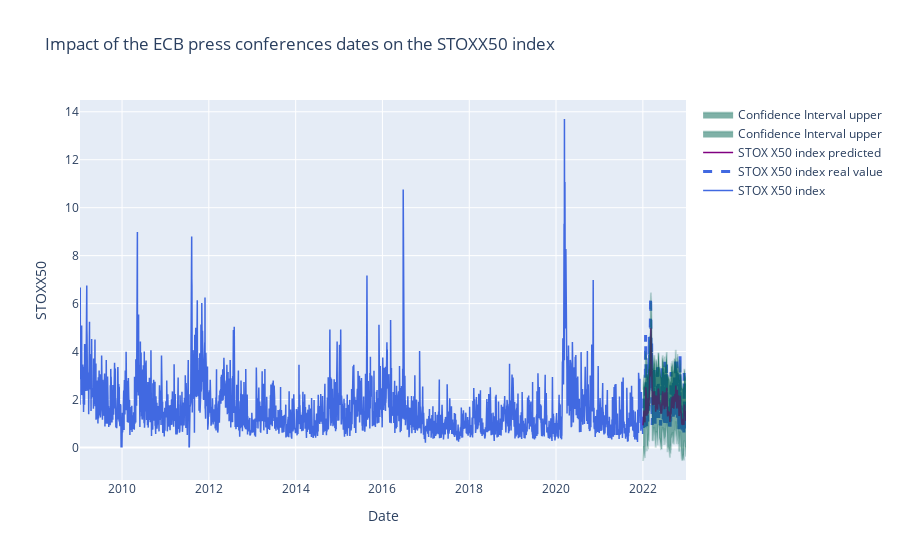

Source (notebook cell):
### Markdown cell above
### Plot of predicted values :

### Code cell
fig = go.Figure()
# Create and style traces
fig.add_trace(go.Scatter(x=stoxx50_data_train["Date"], y=stoxx50_data_train["daily_pct_variation"], name='STOX X50 index',
                         line=dict(color='royalblue', width=1.5)))

fig.add_trace(go.Scatter(x=stoxx50_data_test["Date"], y=stoxx50_data_test["daily_pct_variation"], name='STOX X50 index real value',
                         line=dict(color='royalblue', width=3, dash = "dash")))


fig.add_trace(go.Scatter(x=stoxx50_data_test["Date"], y=stoxx50_data_test["predicted_values"], name='STOX X50 index predicted',
                         line=dict(color='purple', width=1.5)))

# Confidence interval 

fig.add_trace(go.Scatter(x=stoxx50_data_test["Date"], y=stoxx50_data_test["predicted_values_upper"], 
    line=dict(color='rgba(0,100,80,0.2)'),
    fill='tonexty',
    name='Confidence Interval upper'
))

fig.add_trace(go.Scatter(x=stoxx50_data_test["Date"], y=stoxx50_data_test["predicted_values_lower"],  
    line=dict(color='rgba(0,100,80,0.2)'),
    fill='tonexty',
    name='Confidence Interval upper' 
))

# Edit the layout
fig.update_layout(title='Impact of the ECB press conferences dates on the STOXX50 index',
                   xaxis_title='Date',
                   yaxis_title='STOXX50')

### Figure 1 — Plotly figure (JSON) as saved in the notebook; plotly's stock layout.template omitted (floating-point values rounded to 4 significant figures; data arrays with more than 128 entries replaced by an {"elided": "..."} marker saying what was removed)
{"data": [{"line": {"color": "royalblue", "width": 1.5}, "name": "STOX X50 index", "type": "scatter", "x": {"elided": "3254 str values"}, "y": {"elided": "3254 float values"}}, {"line": {"color": "royalblue", "dash": "dash", "width": 3}, "name": "STOX X50 index real value", "type": "scatter", "x": {"elided": "254 str values"}, "y": {"elided": "254 float values"}}, {"line": {"color": "purple", "width": 1.5}, "name": "STOX X50 index predicted", "type": "scatter", "x": {"elided": "254 str values"}, "y": {"elided": "254 float values"}}, {"fill": "tonexty", "line": {"color": "rgba(0,100,80,0.2)"}, "name": "Confidence Interval upper", "type": "scatter", "x": {"elided": "254 str values"}, "y": {"elided": "254 float values"}}, {"fill": "tonexty", "line": {"color": "rgba(0,100,80,0.2)"}, "name": "Confidence Interval upper", "type": "scatter", "x": {"elided": "254 str values"}, "y": {"elided": "254 float values"}}], "layout": {"autosize": true, "title": {"text": "Impact of the ECB press conferences dates on the STOXX50 index"}, "xaxis": {"autorange": true, "range": ["2009-01-12", "2022-12-30"], "title": {"text": "Date"}, "type": "date"}, "yaxis": {"autorange": true, "range": [-1.356, 14.49], "title": {"text": "STOXX50"}, "type": "linear"}}}
